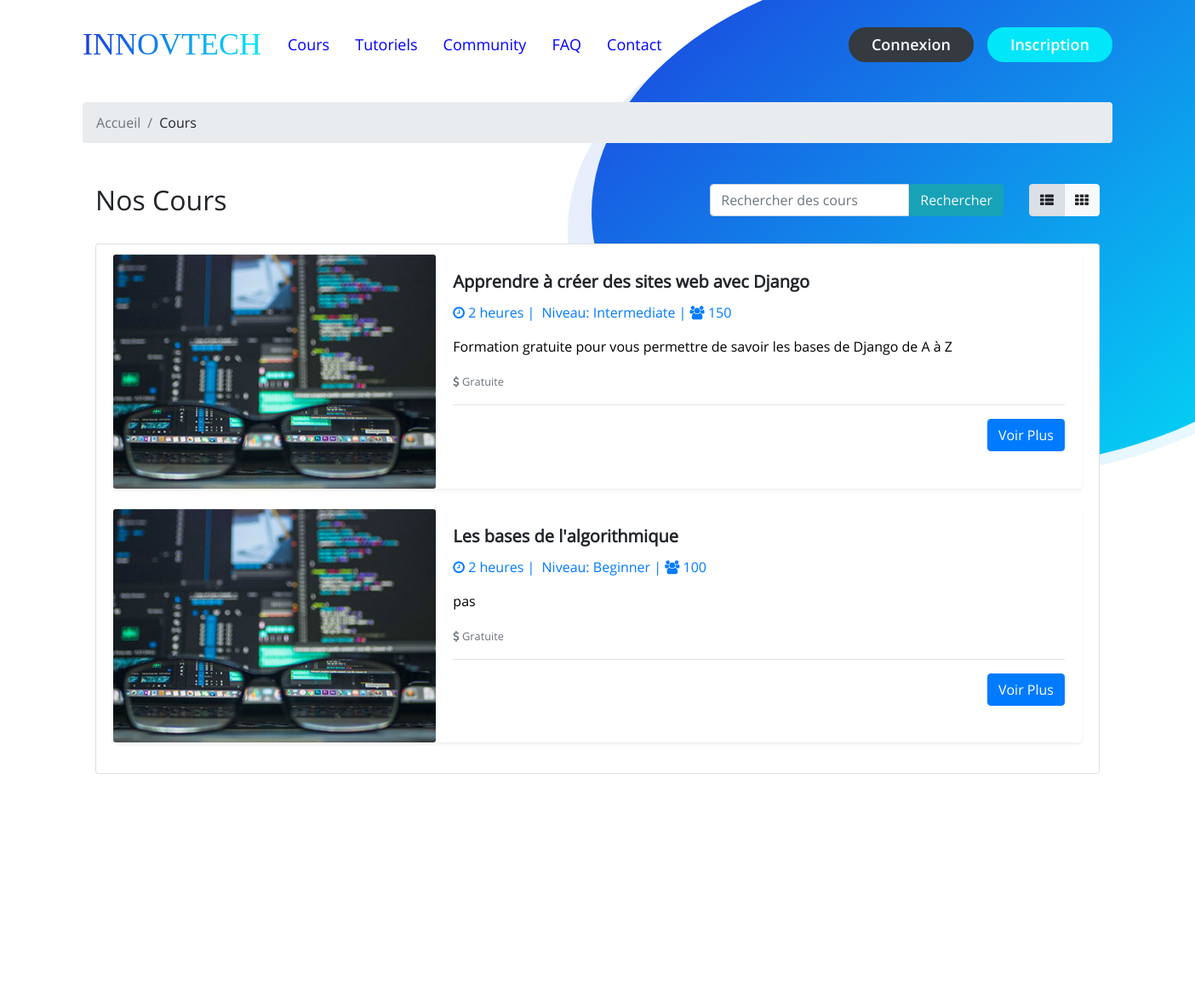
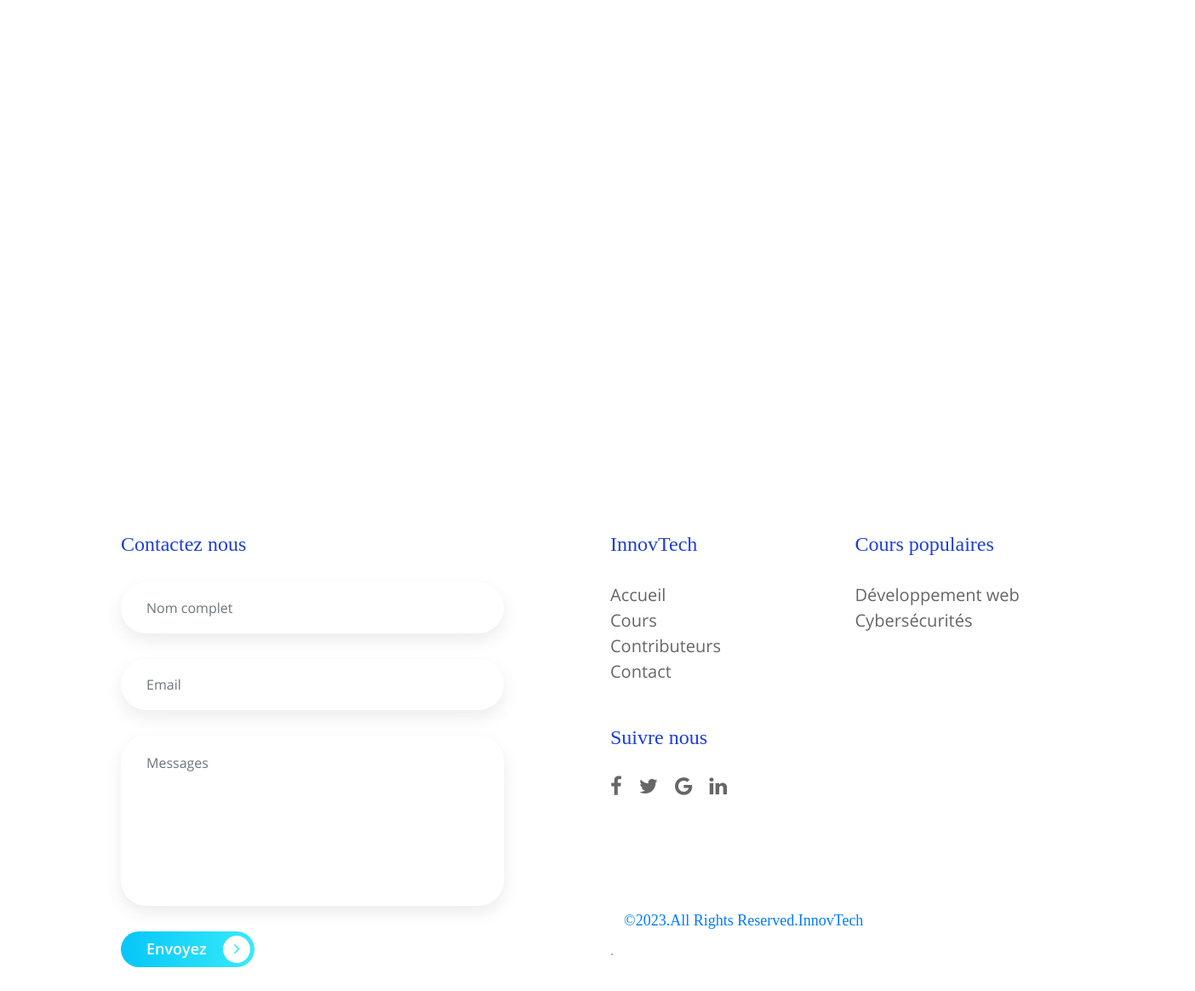
The app's page /cours/ with its own data (2 pictures, top to bottom).
### main/models.py (models this page shows, shortened)
class Course(models.Model):
    LEVEL_CHOICES = (
        ('Beginner', 'Débutant'),
        ('Intermediate', 'Intermédiaire'),
        ('Advanced', 'Avancé')
    )
    name = models.CharField(max_length=255)
    slug = models.SlugField(unique=True, null=True, blank=True)
    prerequisites = models.TextField()
    target_audience = models.TextField()
    overview = models.TextField()
    instructor = models.ForeignKey(Instructor, on_delete=models.CASCADE)
    price = models.DecimalField(max_digits=8, decimal_places=2)
    student_count = models.PositiveIntegerField()
    quiz = models.TextField()
    categories = models.ManyToManyField('Category')
    level = models.CharField(max_length=20, choices=LEVEL_CHOICES)
    photo_course = models.ImageField(upload_to="photo_course")
    unlimited_access = models.BooleanField(default=False)

### main/views.py (the view)
# urls.py: path('cours/', AllCourse, name="cours"),
def AllCourse(request):
    courses = Course.objects.all()
    params = {
        'course':courses,
    }
    return render(request, 'courses/course.html', params)

### main/templates/courses/course.html (shortened to what this page needs)
{% extends 'main/base.html' %}
{% load static %}
{% block main%}
<section class="container bg-ligth my-3 course-list">
<nav aria-label=" breadcrumb ">
    <ol class="breadcrumb">
        <li class="breadcrumb-item active">Accueil</li>
        <li class="breadcrumb-item" aria-current="page">Cours</li>
    </ol>
</nav>
<div class="container my-5">
    <div class="row">
      <div class="col">
        <h2>Nos Cours</h2>
      </div>
      <div class="col-auto">
        <div class="input-group">
          <input type="text"  name="q" class="form-control" placeholder="Rechercher des cours">
          <button class="btn btn-info text-light" type="button">Rechercher</button>
        </div>
      </div>
      <div class="col-auto">
        <div class="btn-group" role="group" aria-label="Affichage">
          <button type="button" class="btn btn-light active" id="list">
            <i class="fa fa-th-list"></i>
        </button>
          <button type="button" class="btn btn-light" id="grid">
            <i class="fa fa-th"></i>
        </button>
        </div>
      </div>
    </div>
    <ul class="list-group my-4" id="list-items">
        <li class="list-group-item">
          {% for course in course %}
         <div class="card mb-4 shadow-sm">
        <div class="row no-gutters">
          <div class="col-md-4">
            <img src="{% static 'images/news1.jpg' %}" class="card-img" alt="Image du cours">
          </div>
          <div class="col-md-8">
            <div class="card-body">
              <h5 class="card-title"><b>{{course.name}}</b></h5>
              <p class="card-text text-primary">
                <i class="fa fa-clock-o"></i> 2 heures |
                 Niveau: {{course.level}} |
                <i class="fa fa-users"></i> {{course.student_count}}
              </p>
              <p class="card-text">{{course.overview}}</p>
              <p class="card-text"><small class="text-muted"><i class="fa fa-dollar"></i> Gratuite</small></p>
              <hr><div class="d-flex justify-content-end align-items-center">
                <a href="{% url 'cours' course.slug %}" class="btn btn-primary">Voir Plus</a>
              </div>
            </div>
          </div>
        </div>
      </div>{% endfor %}
</li>
    </ul>
    </body>
    </html>
<pre>
</pre>
{% endblock%}

### main/templates/main/base.html (shortened to what this page needs)
<!doctype html>
{% load static %}
<html lang="fr">
<head>
    <link href="{% static 'css/font-awesome.css'%}" rel="stylesheet" type="text/css">
    <link rel="stylesheet" href="{% static 'owl-carousel/assets/owl.carousel.min.css' %}" type="text/css">
    <link rel="stylesheet" href="{% static 'css/bootstrap.min.css' %}">
    <link rel="stylesheet" href="{% static 'css/style.css' %}">
    <link rel="stylesheet" href="https://cdnjs.cloudflare.com/ajax/libs/font-awesome/4.7.0/css/font-awesome.min.css">
</head>
<body>
{% include 'main/bin/navbar.html' %}
{% block main%}
{% endblock%}
{% include 'main/bin/footer.html' %}
</body>
</html>

### main/templates/main/bin/navbar.html (shortened to what this page needs)
<nav class="navbar navbar-expand-lg navbar-light bg-light bg-transparent" id="gtco-main-nav">
    <div class="container"><a class="navbar-brand text-light" href="/"> InnovTech</a>
        <div id="my-nav" class="collapse navbar-collapse">
            {% if not user.is_authenticated %}
            <ul class="navbar-nav mr-auto">
                <li class="nav-item"><a class="nav-link" href="/cours">Cours</a></li>
                <li class="nav-item"><a class="nav-link" href="">Tutoriels</a></li>
                <li class="nav-item"><a class="nav-link" href="#contact">Community</a></li>
                <li class="nav-item"><a class="nav-link" href="">FAQ</a></li>
                <li class="nav-item"><a class="nav-link" href="#contact">Contact</a></li>
            </ul>
            {% endif%}
            {% if user.is_authenticated %}
            <ul class="navbar-nav mr-auto">
            <li class="nav-item"><a class="nav-link" href="/cours">Parcours</a></li>
            <li class="nav-item"><a class="nav-link" href="">Mes cours</a></li>
            <li class="nav-item"><a class="nav-link" href="">Community</b></a></li>
            <li class="nav-item"><a class="nav-link" href="">FAQ</a></li>
            {% else %}
            <form class="form-inline my-2 my-lg-0">
                <a href="/connexion" class="btn btn-dark my-2 my-sm-0 mr-3">Connexion</a> <a href="/inscription"
                                                                                 class="btn btn-info my-2 my-sm-0">Inscription</a>
            </form>
            {% endif %}
        </div>
    </div>
</nav>

### main/templates/main/bin/footer.html
<footer class="container-fluid" id="gtco-footer">
    <div class="container">
        <div class="row">
            <div class="col-lg-6" id="contact">
                <h4> Contactez nous </h4>
                <input type="text" class="form-control" placeholder="Nom complet">
                <input type="email" class="form-control" placeholder="Email">
                <textarea class="form-control" placeholder="Messages"></textarea>
                <a href="#" class="submit-button">Envoyez <i class="fa fa-angle-right" aria-hidden="true"></i></a>
            </div>
            <div class="col-lg-6">
                <div class="row">
                    <div class="col-6">
                        <h4>InnovTech</h4>
                        <ul class="nav flex-column company-nav">
                            <li class="nav-item"><a class="nav-link" href="#">Accueil</a></li>
                            <li class="nav-item"><a class="nav-link" href="#">Cours</a></li>
                            <li class="nav-item"><a class="nav-link" href="#">Contributeurs</a></li>
                            <li class="nav-item"><a class="nav-link" href="#">Contact</a></li>
                        </ul>
                        <h4 class="mt-5">Suivre nous </h4>
                        <ul class="nav follow-us-nav">
                            <li class="nav-item"><a class="nav-link pl-0" href="#"><i class="fa fa-facebook"
                                                                                      aria-hidden="true"></i></a></li>
                            <li class="nav-item"><a class="nav-link" href="#"><i class="fa fa-twitter"
                                                                                 aria-hidden="true"></i></a></li>
                            <li class="nav-item"><a class="nav-link" href="#"><i class="fa fa-google"
                                                                                 aria-hidden="true"></i></a></li>
                            <li class="nav-item"><a class="nav-link" href="#"><i class="fa fa-linkedin"
                                                                                 aria-hidden="true"></i></a></li>
                        </ul>
                    </div>
                    <div class="col-6">
                        <h4>Cours populaires</h4>
                        <ul class="nav flex-column services-nav">
                            <li class="nav-item"><a class="nav-link" href="#">Développement web</a></li>
                            <li class="nav-item"><a class="nav-link" href="#">Cybersécurités</li>
                        </ul>
                    </div>
                    <div class="col-12">
                        <p>&copy;2023.All Rights Reserved.InnovTech</a>.</p>
                    </div>
                </div>
            </div>
        </div>
    </div>
</footer>

### main/static/css/style.css (style rules this page uses)
p { font-family: "OpenSans-Regular"; color:black; font-size: 16px; }
body { overflow: hidden; overflow-y: auto; font-family: "OpenSans-Regular"; }
@media (min-width: 1200px) { .container { max-width: 1240px; } }
#gtco-main-nav { padding: 20px 0; }
#gtco-main-nav .navbar-brand { font-size: 36px; font-family: "Lato-Black"; text-transform: uppercase; background: -webkit-linear-gradient(left, #1d3ede, #01e6f8); background: -ms-linear-gradient(left, #1d3ede, #01e6f8); background: -moz-linear-gradient(left, #1d3ede, #01e6f8); background: -o-linear-gradient(left, #1d3ede, #01e6f8); -webkit-background-clip: text; -ms-background-clip: text; -o-background-clip: text; -webkit-text-fill-color: transparent; -ms-text-fill-color: transparent; -o-text-fill-color: transparent; }
#gtco-main-nav .navbar-nav li a { font-family: "OpenSans-Regular"; font-size: 18px; color: blue; padding: 5px 15px !important; }
#gtco-main-nav form a { font-family: "OpenSans-Semibold"; font-size: 18px; color: #fff; padding: 5px 25px; border-radius: 20px; border-width: 2px; }
#gtco-main-nav form a.btn-info { background: #01e6f8; border-color: #01e6f8; }
#gtco-main-nav::after { position: absolute; content: ""; height: 600px; width: 900px; background-image: -webkit-linear-gradient(-220deg, #1d3ede, #01e6f8); background-image: -moz-linear-gradient(-220deg, #1d3ede, #01e6f8); background-image: -ms-linear-gradient(-220deg, #1d3ede, #01e6f8); background-image: -o-linear-gradient(-220deg, #1d3ede, #01e6f8); background-image: linear-gradient(-220deg, #1d3ede, #01e6f8); left: 49.5%; top: -50px; z-index: -1; border-radius: 50% 0 50% 50%; }
#gtco-main-nav::before { position: absolute; content: ""; height: 590px; width: 930px; background-image: -webkit-linear-gradient(to right, #e8eefc, #e6fafe); background-image: -moz-linear-gradient(to right, #e8eefc, #e6fafe); background-image: -ms-linear-gradient(to right, #e8eefc, #e6fafe); background-image: -o-linear-gradient(to right, #e8eefc, #e6fafe); background-image: linear-gradient(to right, #e8eefc, #e6fafe); left: 47.5%; top: -25px; z-index: -1; border-radius: 50% 0 50% 50%; }
.gtco-banner-area a, .gtco-feature a, .gtco-features a, .gtco-news .owl-carousel .card a, #gtco-footer .submit-button { background-image: -moz-linear-gradient(0deg, #06c6f9 0%, #38eaf9 100%); background-image: -webkit-linear-gradient(0deg, #06c6f9 0%, #38eaf9 100%); background-image: -ms-linear-gradient(0deg, #06c6f9 0%, #38eaf9 100%); font-size: 18px; font-family: "OpenSans-Semibold"; color: #fff; border-radius: 50px; padding: 5px 30px; display: inline-block; padding-right: 5px; text-decoration: none !important; }
.gtco-banner-area a .fa, .gtco-feature a .fa, .gtco-features a .fa, .gtco-news .owl-carousel .card a .fa, #gtco-footer .submit-button .fa { background: #fff; border-radius: 50%; height: 32px; width: 32px; color: #37eaf9; font-size: 20px; text-align: center; padding-top: 5px; margin-left: 15px; }
.card { border: none; background: transparent; }
#gtco-footer { padding-bottom: 20px; }
#gtco-footer h4 { font-family: "Lato-Medium"; font-size: 24px; color: #1d3ede; margin-bottom: 30px; }
#gtco-footer input, #gtco-footer textarea { background-color: white; box-shadow: 0 8px 20px 0 rgba(0, 0, 0, 0.08); border-radius: 50px; max-width: 450px; width: 100%; height: 60px; border: none; margin-bottom: 30px; padding-left: 30px; color: #000; }
#gtco-footer textarea { min-height: 200px; border-radius: 30px; padding-top: 20px; padding-right: 20px; resize: none; }
#gtco-footer .company-nav, #gtco-footer .services-nav { font-family: "OpenSans-Regular"; font-size: 20px; }
#gtco-footer .company-nav a, #gtco-footer .services-nav a { color: #666666; margin: 0; padding: 0; }
#gtco-footer .follow-us-nav a { padding: 0 10px; color: #666666; }
#gtco-footer .follow-us-nav a .fa { font-size: 24px; }
#gtco-footer .col-12 { margin-top: 90px; }
#gtco-footer .col-12 p { font-family: "Lato-Regular"; font-size: 18px; color: #999999; }

### records on screen
Course: name "Apprendre à créer des sites web avec Django", level "Intermediate", student_count "150", overview "Formation gratuite pour vous permettre de savoir les bases de Django de A à Z"
Course: name "Les bases de l'algorithmique", level "Beginner", student_count "100", overview "pas"
